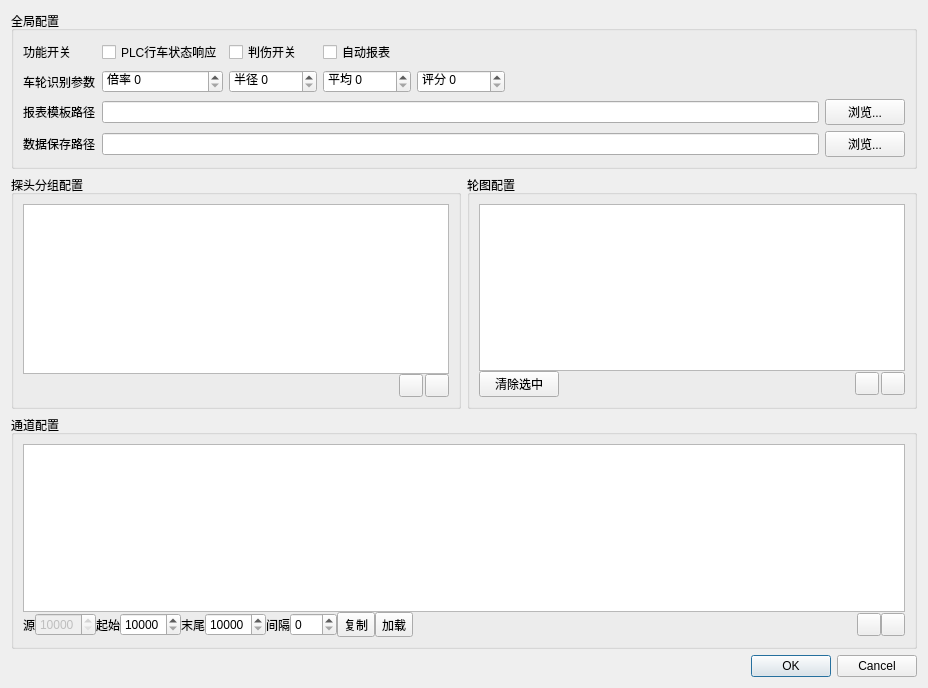
<?xml version="1.0" encoding="UTF-8"?>
<ui version="4.0">
 <class>DialogGlobalConfig</class>
 <widget class="QDialog" name="DialogGlobalConfig">
  <property name="geometry">
   <rect>
    <x>0</x>
    <y>0</y>
    <width>928</width>
    <height>688</height>
   </rect>
  </property>
  <property name="windowTitle">
   <string>全局配置</string>
  </property>
  <layout class="QGridLayout" name="gridLayout_5">
   <item row="0" column="0" colspan="2">
    <widget class="QGroupBox" name="groupBox">
     <property name="title">
      <string>全局配置</string>
     </property>
     <layout class="QGridLayout" name="gridLayout_2" columnstretch="0,0,0,0,0,1,0">
      <item row="0" column="0">
       <widget class="QLabel" name="wheelIdentifyLable_2">
        <property name="text">
         <string>功能开关</string>
        </property>
       </widget>
      </item>
      <item row="0" column="1">
       <widget class="QCheckBox" name="plcOpen">
        <property name="text">
         <string>PLC行车状态响应</string>
        </property>
       </widget>
      </item>
      <item row="0" column="2">
       <widget class="QCheckBox" name="judge">
        <property name="text">
         <string>判伤开关</string>
        </property>
       </widget>
      </item>
      <item row="0" column="3">
       <widget class="QCheckBox" name="autoReport">
        <property name="text">
         <string>自动报表</string>
        </property>
       </widget>
      </item>
      <item row="1" column="0">
       <widget class="QLabel" name="wheelIdentifyLabel">
        <property name="text">
         <string>车轮识别参数</string>
        </property>
       </widget>
      </item>
      <item row="1" column="1">
       <widget class="QSpinBox" name="rate">
        <property name="prefix">
         <string>倍率 </string>
        </property>
        <property name="maximum">
         <number>99999</number>
        </property>
       </widget>
      </item>
      <item row="1" column="2">
       <widget class="QSpinBox" name="radius">
        <property name="prefix">
         <string>半径 </string>
        </property>
        <property name="maximum">
         <number>99999</number>
        </property>
       </widget>
      </item>
      <item row="1" column="3">
       <widget class="QSpinBox" name="average">
        <property name="prefix">
         <string>平均 </string>
        </property>
        <property name="maximum">
         <number>99999</number>
        </property>
       </widget>
      </item>
      <item row="1" column="4">
       <widget class="QSpinBox" name="standard">
        <property name="prefix">
         <string>评分 </string>
        </property>
        <property name="maximum">
         <number>99999</number>
        </property>
       </widget>
      </item>
      <item row="2" column="0">
       <widget class="QLabel" name="templatePathLabel">
        <property name="text">
         <string>报表模板路径</string>
        </property>
       </widget>
      </item>
      <item row="2" column="1" colspan="5">
       <widget class="QLineEdit" name="templatePath">
        <property name="toolTip">
         <string>车辆扫查数据的保存路径, 支持自动格式化.
{time} 日期和时间
{train} 车号</string>
        </property>
       </widget>
      </item>
      <item row="2" column="6">
       <widget class="QPushButton" name="browseTemplate">
        <property name="text">
         <string>浏览...</string>
        </property>
       </widget>
      </item>
      <item row="3" column="0">
       <widget class="QLabel" name="documentPathTitle">
        <property name="text">
         <string>数据保存路径</string>
        </property>
       </widget>
      </item>
      <item row="3" column="1" colspan="5">
       <widget class="QLineEdit" name="documentPath">
        <property name="toolTip">
         <string>车辆扫查数据的保存路径, 支持自动格式化.
{time} 日期和时间
{train} 车号</string>
        </property>
       </widget>
      </item>
      <item row="3" column="6">
       <widget class="QPushButton" name="browseDocument">
        <property name="text">
         <string>浏览...</string>
        </property>
       </widget>
      </item>
     </layout>
    </widget>
   </item>
   <item row="1" column="0">
    <widget class="QGroupBox" name="groupBoxChannelGroups">
     <property name="title">
      <string>探头分组配置</string>
     </property>
     <layout class="QVBoxLayout" name="verticalLayout_2">
      <property name="spacing">
       <number>0</number>
      </property>
      <item>
       <widget class="QListWidget" name="channelGroups"/>
      </item>
      <item>
       <layout class="QHBoxLayout" name="horizontalLayout_4">
        <property name="spacing">
         <number>2</number>
        </property>
        <item>
         <spacer name="horizontalSpacer_4">
          <property name="orientation">
           <enum>Qt::Horizontal</enum>
          </property>
          <property name="sizeHint" stdset="0">
           <size>
            <width>40</width>
            <height>20</height>
           </size>
          </property>
         </spacer>
        </item>
        <item>
         <widget class="QToolButton" name="addChannelGroup">
          <property name="icon">
           <iconset resource="../../Source/plugins/Core/Icons.qrc">
            <normaloff>:/icons/plus.png</normaloff>:/icons/plus.png</iconset>
          </property>
         </widget>
        </item>
        <item>
         <widget class="QToolButton" name="removeChannelGroup">
          <property name="icon">
           <iconset resource="../../Source/plugins/Core/Icons.qrc">
            <normaloff>:/icons/minus.png</normaloff>:/icons/minus.png</iconset>
          </property>
         </widget>
        </item>
       </layout>
      </item>
     </layout>
    </widget>
   </item>
   <item row="1" column="1">
    <widget class="QGroupBox" name="groupBoxWheelSetLayout">
     <property name="title">
      <string>轮图配置</string>
     </property>
     <layout class="QVBoxLayout" name="verticalLayout_3">
      <property name="spacing">
       <number>0</number>
      </property>
      <item>
       <widget class="QListWidget" name="wheelSetLayouts"/>
      </item>
      <item>
       <layout class="QHBoxLayout" name="horizontalLayout_3">
        <property name="spacing">
         <number>2</number>
        </property>
        <item>
         <widget class="QPushButton" name="clear">
          <property name="text">
           <string>清除选中</string>
          </property>
         </widget>
        </item>
        <item>
         <spacer name="horizontalSpacer_3">
          <property name="orientation">
           <enum>Qt::Horizontal</enum>
          </property>
          <property name="sizeHint" stdset="0">
           <size>
            <width>40</width>
            <height>20</height>
           </size>
          </property>
         </spacer>
        </item>
        <item>
         <widget class="QToolButton" name="addLayout">
          <property name="icon">
           <iconset resource="../../Source/plugins/Core/Icons.qrc">
            <normaloff>:/icons/plus.png</normaloff>:/icons/plus.png</iconset>
          </property>
         </widget>
        </item>
        <item>
         <widget class="QToolButton" name="removeLayout">
          <property name="icon">
           <iconset resource="../../Source/plugins/Core/Icons.qrc">
            <normaloff>:/icons/minus.png</normaloff>:/icons/minus.png</iconset>
          </property>
         </widget>
        </item>
       </layout>
      </item>
     </layout>
    </widget>
   </item>
   <item row="2" column="0" colspan="2">
    <widget class="QGroupBox" name="groupBoxChannelConfig">
     <property name="title">
      <string>通道配置</string>
     </property>
     <layout class="QVBoxLayout" name="verticalLayout">
      <property name="spacing">
       <number>0</number>
      </property>
      <item>
       <widget class="QTreeView" name="channels">
        <property name="selectionMode">
         <enum>QAbstractItemView::SingleSelection</enum>
        </property>
        <property name="selectionBehavior">
         <enum>QAbstractItemView::SelectRows</enum>
        </property>
        <property name="sortingEnabled">
         <bool>true</bool>
        </property>
       </widget>
      </item>
      <item>
       <layout class="QHBoxLayout" name="horizontalLayout">
        <item>
         <widget class="QLabel" name="labelRaw">
          <property name="text">
           <string>源</string>
          </property>
         </widget>
        </item>
        <item>
         <widget class="QSpinBox" name="channelRaw">
          <property name="enabled">
           <bool>false</bool>
          </property>
          <property name="minimum">
           <number>10000</number>
          </property>
          <property name="maximum">
           <number>30000</number>
          </property>
         </widget>
        </item>
        <item>
         <widget class="QLabel" name="labelStart">
          <property name="text">
           <string>起始</string>
          </property>
         </widget>
        </item>
        <item>
         <widget class="QSpinBox" name="channelStart">
          <property name="keyboardTracking">
           <bool>true</bool>
          </property>
          <property name="minimum">
           <number>10000</number>
          </property>
          <property name="maximum">
           <number>30000</number>
          </property>
         </widget>
        </item>
        <item>
         <widget class="QLabel" name="labelEnd">
          <property name="text">
           <string>末尾</string>
          </property>
         </widget>
        </item>
        <item>
         <widget class="QSpinBox" name="channelEnd">
          <property name="keyboardTracking">
           <bool>true</bool>
          </property>
          <property name="minimum">
           <number>10000</number>
          </property>
          <property name="maximum">
           <number>30000</number>
          </property>
         </widget>
        </item>
        <item>
         <widget class="QLabel" name="labelSpace">
          <property name="text">
           <string>间隔</string>
          </property>
         </widget>
        </item>
        <item>
         <widget class="QSpinBox" name="channelSpace">
          <property name="keyboardTracking">
           <bool>true</bool>
          </property>
          <property name="maximum">
           <number>100</number>
          </property>
         </widget>
        </item>
        <item>
         <widget class="QToolButton" name="copy">
          <property name="layoutDirection">
           <enum>Qt::LeftToRight</enum>
          </property>
          <property name="styleSheet">
           <string notr="true"/>
          </property>
          <property name="text">
           <string>复制</string>
          </property>
         </widget>
        </item>
        <item>
         <widget class="QToolButton" name="load">
          <property name="layoutDirection">
           <enum>Qt::LeftToRight</enum>
          </property>
          <property name="styleSheet">
           <string notr="true"/>
          </property>
          <property name="text">
           <string>加载</string>
          </property>
         </widget>
        </item>
        <item>
         <spacer name="horizontalSpacer_2">
          <property name="orientation">
           <enum>Qt::Horizontal</enum>
          </property>
          <property name="sizeHint" stdset="0">
           <size>
            <width>40</width>
            <height>20</height>
           </size>
          </property>
         </spacer>
        </item>
        <item>
         <widget class="QToolButton" name="add">
          <property name="icon">
           <iconset resource="../../Source/plugins/Core/Icons.qrc">
            <normaloff>:/icons/plus.png</normaloff>:/icons/plus.png</iconset>
          </property>
         </widget>
        </item>
        <item>
         <widget class="QToolButton" name="remove">
          <property name="icon">
           <iconset resource="../../Source/plugins/Core/Icons.qrc">
            <normaloff>:/icons/minus.png</normaloff>:/icons/minus.png</iconset>
          </property>
         </widget>
        </item>
       </layout>
      </item>
     </layout>
    </widget>
   </item>
   <item row="3" column="0" colspan="2">
    <widget class="QDialogButtonBox" name="buttonBox">
     <property name="orientation">
      <enum>Qt::Horizontal</enum>
     </property>
     <property name="standardButtons">
      <set>QDialogButtonBox::Cancel|QDialogButtonBox::Ok</set>
     </property>
    </widget>
   </item>
  </layout>
 </widget>
 <resources>
  <include location="../../Source/plugins/Core/Icons.qrc"/>
 </resources>
 <connections>
  <connection>
   <sender>buttonBox</sender>
   <signal>accepted()</signal>
   <receiver>DialogGlobalConfig</receiver>
   <slot>accept()</slot>
   <hints>
    <hint type="sourcelabel">
     <x>248</x>
     <y>254</y>
    </hint>
    <hint type="destinationlabel">
     <x>157</x>
     <y>274</y>
    </hint>
   </hints>
  </connection>
  <connection>
   <sender>buttonBox</sender>
   <signal>rejected()</signal>
   <receiver>DialogGlobalConfig</receiver>
   <slot>reject()</slot>
   <hints>
    <hint type="sourcelabel">
     <x>316</x>
     <y>260</y>
    </hint>
    <hint type="destinationlabel">
     <x>286</x>
     <y>274</y>
    </hint>
   </hints>
  </connection>
 </connections>
</ui>
